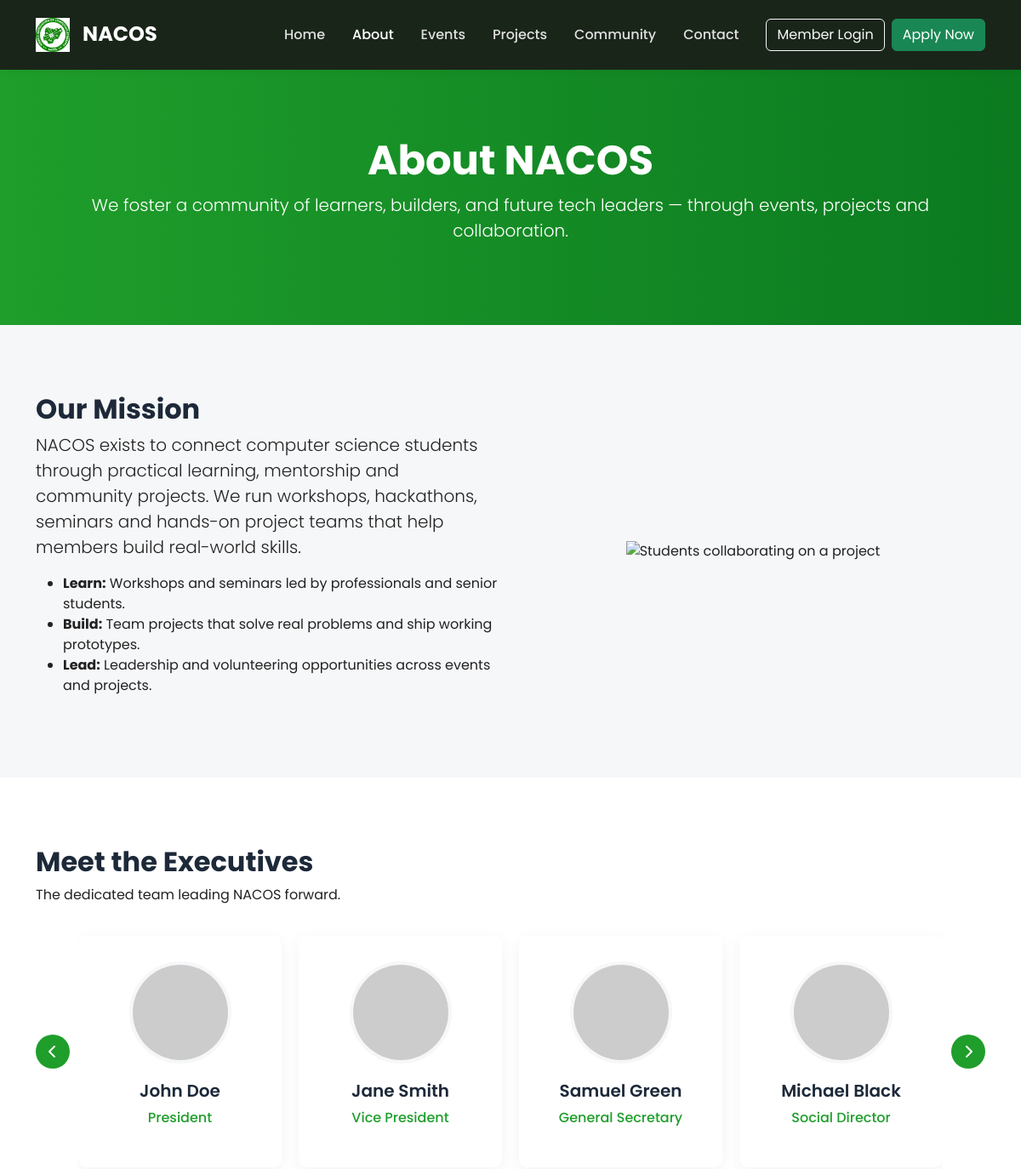
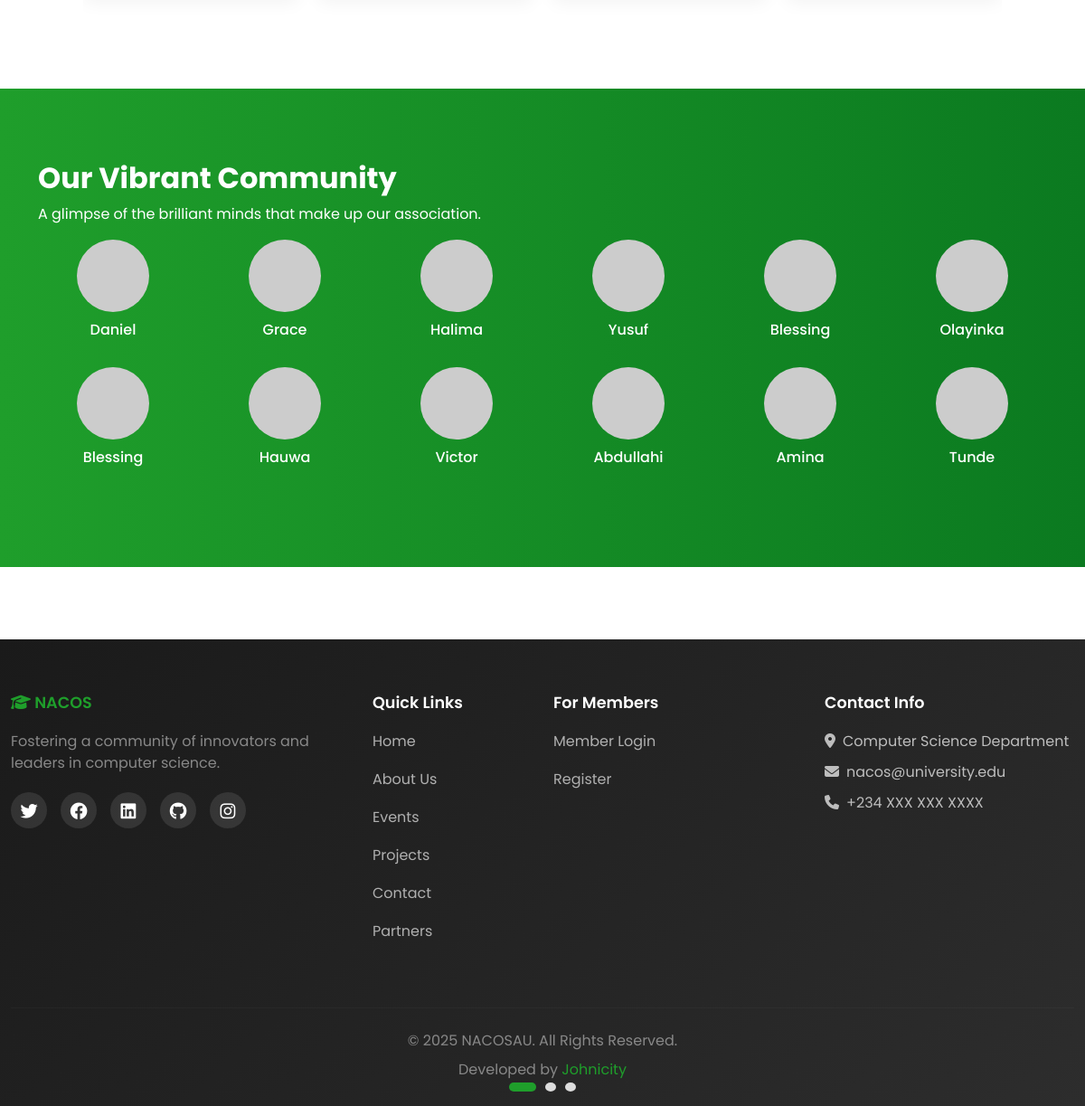
Screenshot of /public/about.php with the database file from the repository (2 pictures, top to bottom).
### tables this page shows
CREATE TABLE MEMBERS (
    member_id INT AUTO_INCREMENT PRIMARY KEY,
    matric_no VARCHAR(20) NOT NULL UNIQUE,
    full_name VARCHAR(100) NOT NULL,
    email VARCHAR(100) NOT NULL UNIQUE,
    phone VARCHAR(20) NULL,
    department VARCHAR(100) NOT NULL,
    level ENUM('100', '200', '300', '400', '500') NOT NULL,
    gender ENUM('Male', 'Female', 'Other') NULL,
    registration_date DATE NOT NULL,
    membership_status ENUM('active', 'inactive', 'alumni') DEFAULT 'active',
    profile_picture VARCHAR(255) NULL,
    skills TEXT NULL COMMENT 'JSON array of skills',
    bio TEXT NULL,
    github_username VARCHAR(100) NULL,
    linkedin_url VARCHAR(255) NULL,
    created_at TIMESTAMP DEFAULT CURRENT_TIMESTAMP,
    updated_at TIMESTAMP DEFAULT CURRENT_TIMESTAMP ON UPDATE CURRENT_TIMESTAMP,
    INDEX idx_matric_no (matric_no),
    INDEX idx_department (department),
    INDEX idx_level (level),
    INDEX idx_status (membership_status),
    INDEX idx_name (full_name)
);

### config/database.php (called while the page is built, shortened)
<?php
class Database {
    private static $instance = null;
    private $connection;
    private function __construct() {
        try {
            $dsn = "mysql:host=" . DB_HOST . ";dbname=" . DB_NAME . ";charset=" . DB_CHARSET;
            $options = [
                PDO::ATTR_ERRMODE            => PDO::ERRMODE_EXCEPTION,
                PDO::ATTR_DEFAULT_FETCH_MODE => PDO::FETCH_ASSOC,
                PDO::ATTR_EMULATE_PREPARES   => false,
                PDO::ATTR_PERSISTENT         => false,
                PDO::MYSQL_ATTR_INIT_COMMAND => "SET NAMES " . DB_CHARSET
            ];
            $this->connection = new PDO($dsn, DB_USER, DB_PASS, $options);
        } catch (PDOException $e) {
            if (ENVIRONMENT === 'development') {
                die("Database Connection Error: " . $e->getMessage());
            } else {
                error_log("Database Connection Error: " . $e->getMessage());
                die("Sorry, we're experiencing technical difficulties. Please try again later.");
            }
        }
    }
    public static function getInstance() {
        if (self::$instance === null) {
            self::$instance = new self();
        }
        return self::$instance;
    }
    public function query($query, $params = []) {
        try {
            $stmt = $this->connection->prepare($query);
            $stmt->execute($params);
            return $stmt;
        } catch (PDOException $e) {
            if (ENVIRONMENT === 'development') {
                die("Query Error: " . $e->getMessage() . "<br>Query: " . $query);
            } else {
                error_log("Query Error: " . $e->getMessage() . " | Query: " . $query);
                throw new Exception("Database query failed");
            }
        }
    }
    public function fetchAll($query, $params = []) {
        $stmt = $this->query($query, $params);
        return $stmt->fetchAll();
    }
}
function getDB() {
    return Database::getInstance();
}

### public/about.php (the view, shortened to what this page needs)
<?php
require_once '../config/database.php';
$db = getDB();
$executives = [
    ['full_name' => 'John Doe', 'role' => 'President'],
    ['full_name' => 'Jane Smith', 'role' => 'Vice President'],
    ['full_name' => 'Samuel Green', 'role' => 'General Secretary'],
    ['full_name' => 'Michael Black', 'role' => 'Social Director'],
    ['full_name' => 'Emily White', 'role' => 'Financial Secretary'],
    ['full_name' => 'Chris Brown', 'role' => 'Treasurer'],
    ['full_name' => 'Jessica Blue', 'role' => 'Director of Sports'],
    ['full_name' => 'David Yellow', 'role' => 'Director of Software'],
    ['full_name' => 'Sarah Purple', 'role' => 'Director of Academics'],
    ['full_name' => 'Daniel Orange', 'role' => 'Public Relations Officer'],
    ['full_name' => 'Laura Pink', 'role' => 'Assistant General Secretary'],
];
$active_members = $db->fetchAll(
    "SELECT full_name, matric_no, level FROM MEMBERS WHERE membership_status = 'active' ORDER BY RAND() LIMIT 12"
);
?>
<!DOCTYPE html>
<html lang="en">
<head>
    <link href="https://cdn.jsdelivr.net/npm/bootstrap@5.3.0/dist/css/bootstrap.min.css" rel="stylesheet">
    <link rel="stylesheet" href="https://cdnjs.cloudflare.com/ajax/libs/font-awesome/6.4.0/css/all.min.css">
    <link rel="stylesheet" href="../assets/css/public.css">
</head>
<body>
    <?php include __DIR__ . '/../includes/public_navbar.php'; ?>
    <section class="page-header" aria-labelledby="about-heading">
        <div class="container">
            <h1 id="about-heading">About NACOS</h1>
            <p class="lead">We foster a community of learners, builders, and future tech leaders — through events, projects and collaboration.</p>
        </div>
    </section>
    <section class="mission-section" aria-labelledby="mission-heading">
        <div class="container">
            <div class="row align-items-center">
                <div class="col-lg-6">
                    <h2 id="mission-heading">Our Mission</h2>
                    <p class="lead">NACOS exists to connect computer science students through practical learning, mentorship and community projects. We run workshops, hackathons, seminars and hands-on project teams that help members build real-world skills.</p>
                    <ul>
                        <li><strong>Learn:</strong> Workshops and seminars led by professionals and senior students.</li>
                        <li><strong>Build:</strong> Team projects that solve real problems and ship working prototypes.</li>
                        <li><strong>Lead:</strong> Leadership and volunteering opportunities across events and projects.</li>
                    </ul>
                </div>
                <div class="col-lg-6 text-center">
                    <img src="../assets/images/about-illustration.svg" alt="Students collaborating on a project" class="img-fluid" style="max-height:320px;" loading="lazy" decoding="async">
                </div>
            </div>
        </div>
    </section>
    <section class="team-section">
        <div class="container">
            <div class="section-header">
                <h2>Meet the Executives</h2>
                <p>The dedicated team leading NACOS forward.</p>
            </div>
            <?php if (empty($executives)): ?>
                <p class="text-center">Executive team information is currently unavailable.</p>
            <?php else: ?>
                <div class="executives-carousel-wrapper">
                    <button class="carousel-nav prev" onclick="scrollCarousel('left')">
                        <i class="fas fa-chevron-left"></i>
                    </button>
                    <div class="executives-carousel" id="executivesCarousel">
                        <?php foreach ($executives as $executive): ?>
                            <div class="executive-card">
                                <img src="https://i.pravatar.cc/150?u=<?php echo md5($executive['full_name']); ?>" alt="<?php echo htmlspecialchars($executive['full_name']); ?>" loading="lazy" decoding="async">
                                <h5><?php echo htmlspecialchars($executive['full_name']); ?></h5>
                                <p><?php echo htmlspecialchars($executive['role']); ?></p>
                            </div>
                        <?php endforeach; ?>
                    </div>
                    <button class="carousel-nav next" onclick="scrollCarousel('right')">
                        <i class="fas fa-chevron-right"></i>
                    </button>
                </div>
            <?php endif; ?>
        </div>
    </section>
    <section class="member-gallery">
        <div class="container">
            <div class="section-header">
                <h2>Our Vibrant Community</h2>
                <p>A glimpse of the brilliant minds that make up our association.</p>
            </div>
            <div class="row">
                <?php foreach ($active_members as $member): ?>
                    <div class="col-lg-2 col-md-3 col-4 mb-4">
                        <div class="member-item" title="<?php echo htmlspecialchars($member['full_name']); ?>">
                            <img src="https://i.pravatar.cc/100?u=<?php echo md5($member['matric_no']); ?>" alt="<?php echo htmlspecialchars($member['full_name']); ?>" loading="lazy" decoding="async">
                            <h6><?php echo htmlspecialchars(explode(' ', $member['full_name'])[0]); ?></h6>
                        </div>
                    </div>
                <?php endforeach; ?>
            </div>
        </div>
    </section>
    <?php include __DIR__ . '/../includes/public_footer.php'; ?>
</body>
</html>

### assets/css/public.css (style rules this page uses)
:root { --primary-color: #1f9e2b; --secondary-color: #0b7a20; --accent-color: #2f9e2b; --light-gray: #f6f7f9; --muted: #7a7a7a; --dark-bg: #121212; --footer-grad: linear-gradient(135deg,#151515,#282828); --gradient: linear-gradient(90deg,var(--primary-color),var(--secondary-color)); }
body { font-family: 'Poppins', 'Segoe UI', Tahoma, sans-serif; color: #222; background-color: #fff; padding-top: 76px; -webkit-font-smoothing:antialiased; }
h1,h2,h3,h4,h5,h6 { font-weight:700; color:#1d2939; }
.section-header h2::after { width:48px; height:3px; background:linear-gradient(90deg,var(--primary-color),var(--secondary-color)); }

### public/about.php (style rules this page uses)
.page-header { background: var(--gradient); color: #fff; padding: 80px 0; text-align: center; }
body { padding-top: 80px; }
.page-header h1 { color: #fff; font-size: 3rem; }
.mission-section { padding: 80px 0; background: var(--light-gray); }
.team-section { padding: 80px 0; overflow: hidden; }
.executives-carousel-wrapper { position: relative; padding: 0 50px; }
.executives-carousel { display: flex; overflow-x: auto; scroll-behavior: smooth; gap: 20px; padding: 20px 0; scrollbar-width: none; -ms-overflow-style: none; }
.executive-card { text-align: center; padding: 30px; background: #fff; border-radius: 10px; box-shadow: 0 5px 20px rgba(0,0,0,0.05); transition: all 0.3s ease; min-width: calc(25% - 15px); flex-shrink: 0; }
.executive-card img { width: 120px; height: 120px; border-radius: 50%; object-fit: cover; margin-bottom: 20px; border: 4px solid var(--light-gray); }
.executive-card h5 { font-weight: 600; }
.executive-card p { color: var(--primary-color); font-weight: 500; text-transform: capitalize; }
.carousel-nav { position: absolute; top: 50%; transform: translateY(-50%); background: var(--primary-color); color: #fff; border: none; width: 40px; height: 40px; border-radius: 50%; display: flex; align-items: center; justify-content: center; cursor: pointer; transition: all 0.3s ease; z-index: 10; }
.carousel-nav.prev { left: 0; }
.carousel-nav.next { right: 0; }
.member-gallery { padding: 80px 0; background: var(--gradient); }
.member-gallery .section-header h2, .member-gallery .section-header p { color: #fff; }
.member-gallery .section-header h2::after { background: #fff; }
.member-item { text-align: center; color: #fff; }
.member-item img { width: 80px; height: 80px; border-radius: 50%; object-fit: cover; margin-bottom: 10px; filter: grayscale(50%); transition: all 0.3s ease; }
.member-item h6 { color: #fff; font-weight: 500; }

### rows the page displays
members: full_name "Daniel"
members: full_name "Grace"
members: full_name "Halima"
members: full_name "Yusuf"
members: full_name "Blessing"
members: full_name "Olayinka"
members: full_name "Blessing"
members: full_name "Hauwa"
members: full_name "Victor"
members: full_name "Abdullahi"
members: full_name "Amina"
members: full_name "Tunde"

### other values shown
$executive['full_name'] "John Doe"
$executive['role'] "President"
$executive['full_name'] "Jane Smith"
$executive['role'] "Vice President"
$executive['full_name'] "Samuel Green"
$executive['role'] "General Secretary"
$executive['full_name'] "Michael Black"
$executive['role'] "Social Director"
